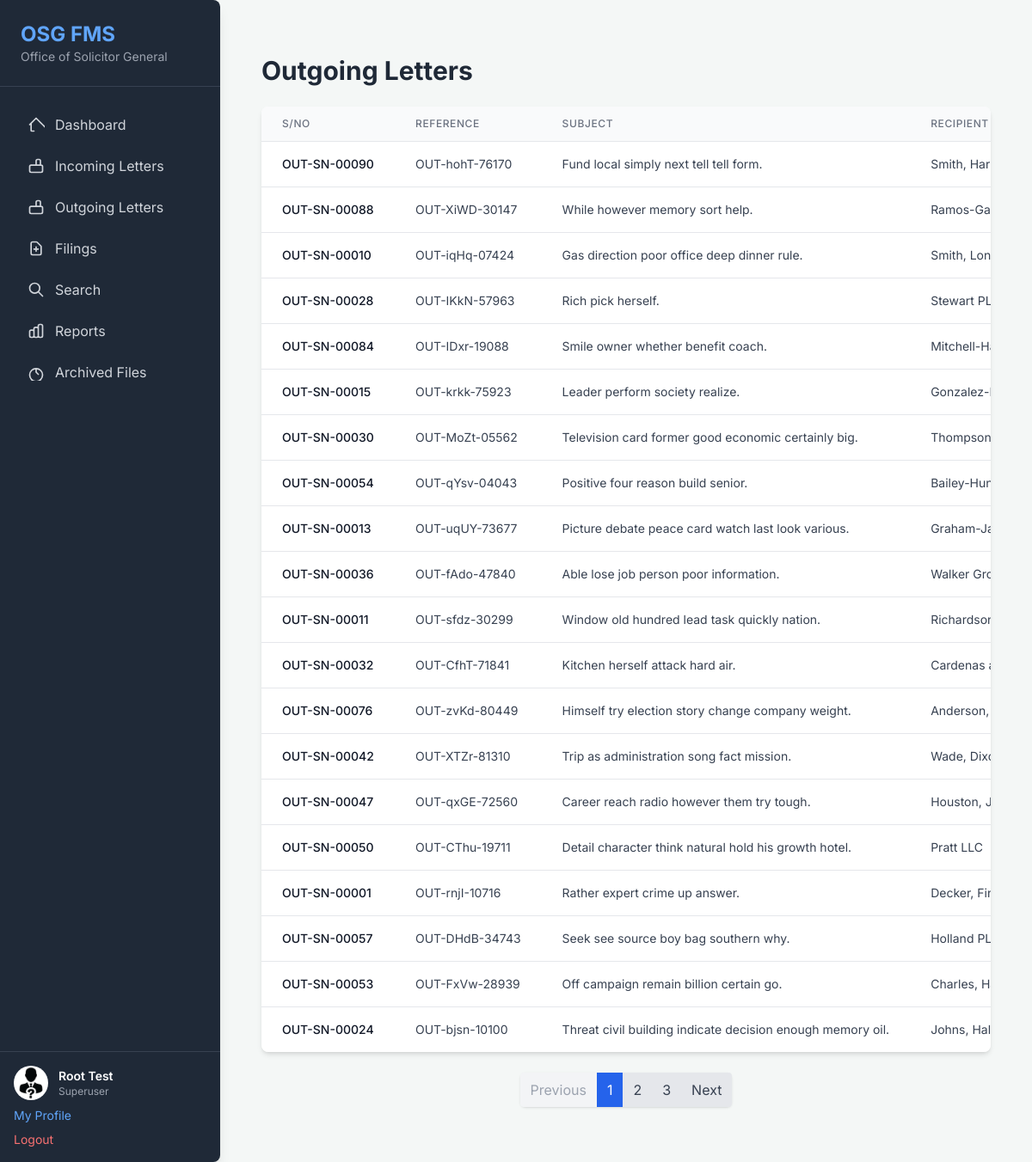
The page /file-manager/letters/outgoing/ (signed in) on the database as committed earlier.
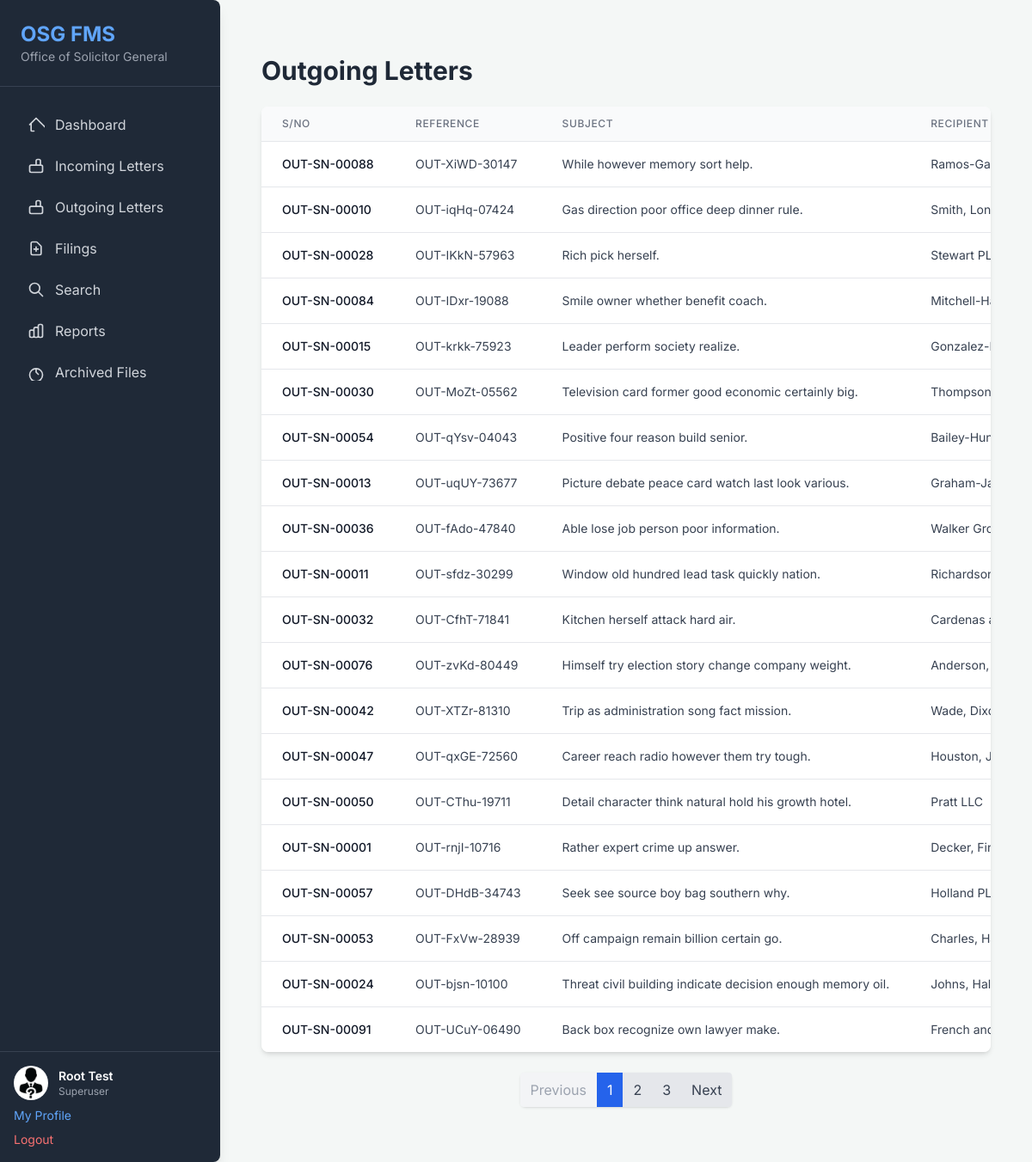
The same page on the database as committed later.
### osg_project/file_manager_app/models.py (models this page shows, shortened)
class OutgoingLetter(models.Model):
    date_sent = models.DateField(
        default=timezone.now,
        verbose_name="Date Sent",
        help_text="The date the letter was dispatched."
    )
    serial_number = models.CharField(
        max_length=50,
        unique=True, # Assuming serial number should be unique for outgoing letters
        verbose_name="Serial No.",
        help_text="Unique serial number assigned upon dispatch."
    )
    reference = models.CharField(
        max_length=100,
        unique=True, # Assuming reference should be unique
        verbose_name="Reference No.",
        help_text="The reference number of the outgoing letter."
    )
    subject = models.CharField(
        max_length=255,
        verbose_name="Subject",
        help_text="The subject line of the letter."
    )
    recipient = models.CharField(
        max_length=255,
        verbose_name="Recipient",
        help_text="The name of the person or entity receiving the letter."
    )
    sent_by = models.ForeignKey(
        User,
        on_delete=models.SET_NULL,
        null=True,
        blank=True,
        related_name='outgoing_letters_sent',
        verbose_name="Sent By Officer",
        help_text="The officer who dispatched this letter."
    )
    scanned_copy = models.FileField(
        upload_to='outgoing_letters/',
        blank=True,
        null=True
    )
    receipt_file = models.FileField(
        upload_to='outgoing_receipts/',
        blank=True,
        null=True
    )
    remarks = models.TextField(
        verbose_name="Remarks",
        blank=True,
        help_text="Any additional remarks or notes about the letter."
    )
    created_at = models.DateTimeField(auto_now_add=True)
    updated_at = models.DateTimeField(auto_now=True)
    class Meta:
        verbose_name = "Outgoing Letter"
        verbose_name_plural = "Outgoing Letters"
        ordering = ['-date_sent', '-serial_number']

### osg_project/file_manager_app/views.py (the view)
# urls.py: path('letters/outgoing/', views.outgoing_letter_list, name='outgoing_letter_list'),
@login_required
def outgoing_letter_list(request):
    letters = OutgoingLetter.objects.all().order_by('-date_sent')
    paginator = Paginator(letters, 20)
    page = request.GET.get('page')
    try:
        letter_list = paginator.page(page)
    except PageNotAnInteger:
        letter_list = paginator.page(1)
    except EmptyPage:
        letter_list = paginator.page(paginator.num_pages)
    context = {'letter_list': letter_list}
    return render(request, 'outgoing_letters/outgoing_letter_list.html', context)

### osg_project/file_manager_app/templates/outgoing_letters/outgoing_letter_list.html (shortened to what this page needs)
{% extends 'base.html' %}
{% block content %}
<div class="container mx-auto px-4 py-8">
    <div class="flex justify-between items-center mb-6">
        <h2 class="text-3xl font-bold text-gray-800">Outgoing Letters</h2>
    </div>
    {% if letter_list.object_list %}
    <div class="bg-white shadow-md rounded-lg overflow-hidden">
        <div class="overflow-x-auto">
            <table class="min-w-full divide-y divide-gray-200">
                <thead class="bg-gray-50">
                    <tr>
                        <th class="px-6 py-3 text-left text-xs font-medium text-gray-500 uppercase tracking-wider">S/No</th>
                        <th class="px-6 py-3 text-left text-xs font-medium text-gray-500 uppercase tracking-wider">Reference</th>
                        <th class="px-6 py-3 text-left text-xs font-medium text-gray-500 uppercase tracking-wider">Subject</th>
                        <th class="px-6 py-3 text-left text-xs font-medium text-gray-500 uppercase tracking-wider">Recipient</th>
                    </tr>
                </thead>
                <tbody class="bg-white divide-y divide-gray-200">
                    {% for letter in letter_list.object_list %}
                    <tr>
                        <td class="px-6 py-4 whitespace-nowrap text-sm font-medium text-gray-900">{{ letter.serial_number }}</td>
                        <td class="px-6 py-4 whitespace-nowrap text-sm text-gray-700">{{ letter.reference }}</td>
                        <td class="px-6 py-4 whitespace-nowrap text-sm text-gray-700">{{ letter.subject }}</td>
                        <td class="px-6 py-4 whitespace-nowrap text-sm text-gray-700">{{ letter.recipient }}</td>
                    </tr>
                    {% endfor %}
                </tbody>
            </table>
        </div>
    </div>
    {% if letter_list.has_other_pages %}
    <div class="flex justify-center mt-6">
        <nav class="inline-flex rounded-md shadow">
            {% if letter_list.has_previous %}
                <a href="?page={{ letter_list.previous_page_number }}" class="px-3 py-2 bg-gray-200 text-gray-700 rounded-l hover:bg-gray-300">Previous</a>
            {% else %}
                <span class="px-3 py-2 bg-gray-100 text-gray-400 rounded-l">Previous</span>
            {% endif %}
            {% for num in letter_list.paginator.page_range %}
                {% if letter_list.number == num %}
                    <span class="px-3 py-2 bg-blue-600 text-white">{{ num }}</span>
                {% elif num > letter_list.number|add:'-3' and num < letter_list.number|add:'3' %}
                    <a href="?page={{ num }}" class="px-3 py-2 bg-gray-200 text-gray-700 hover:bg-gray-300">{{ num }}</a>
                {% endif %}
            {% endfor %}
            {% if letter_list.has_next %}
                <a href="?page={{ letter_list.next_page_number }}" class="px-3 py-2 bg-gray-200 text-gray-700 rounded-r hover:bg-gray-300">Next</a>
            {% else %}
                <span class="px-3 py-2 bg-gray-100 text-gray-400 rounded-r">Next</span>
            {% endif %}
        </nav>
    </div>
    {% endif %}
    {% else %}
    <div class="bg-white shadow-md rounded-lg p-6 text-center text-gray-600">
        <p class="text-lg font-semibold mb-2">No outgoing letters found.</p>
        <p>Click "Add Outgoing Letter" to record a new one.</p>
    </div>
    {% endif %}
</div>
{% endblock %}

Rows that differ between the two databases and show on the page:
removed OutgoingLetter: serial_number "OUT-SN-00090", reference "OUT-hohT-76170", subject "Fund local simply next tell tell form.", recipient "Smith,…"
now on this page (row unchanged): OutgoingLetter: serial_number "OUT-SN-00091", reference "OUT-UCuY-06490", subject "Back box recognize own lawyer make.", recipient "French…"
